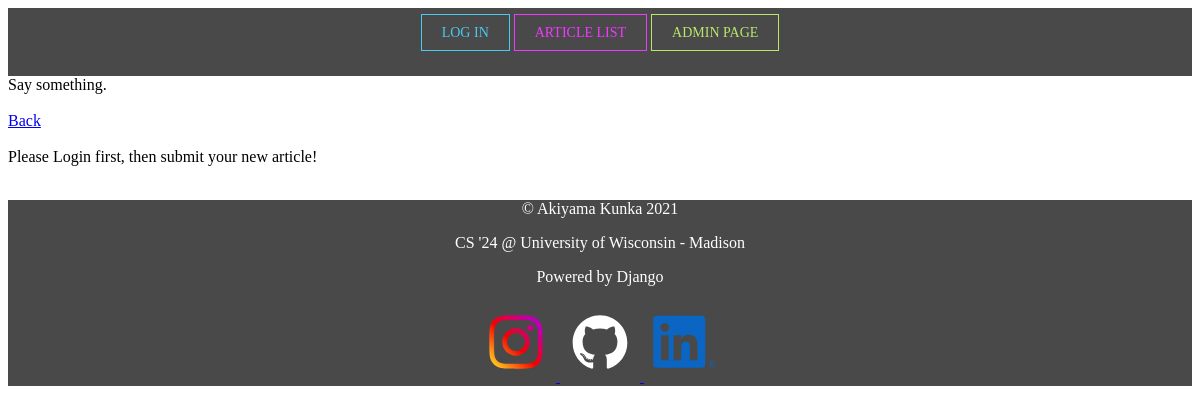
Before: /article/article_list/ with the older database file.
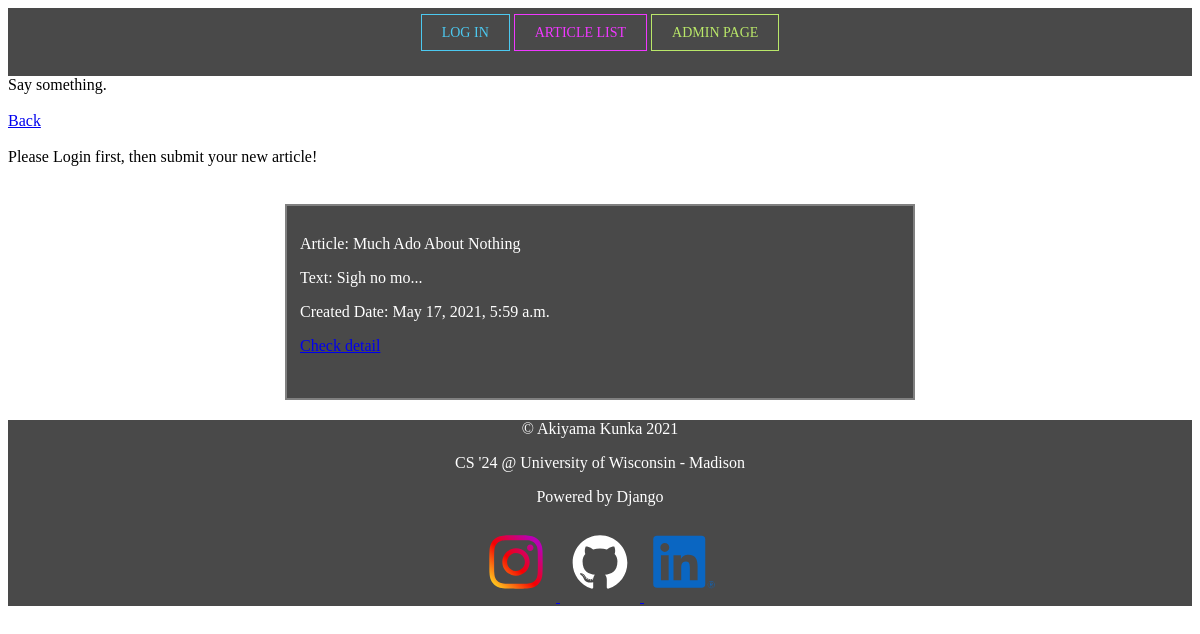
After: the same page with the newer database file.
### article/models.py (models this page shows, shortened)
class ArticlePost(models.Model):
    author = models.ForeignKey(User, on_delete=models.CASCADE, null=True)
    title = models.CharField(max_length=100)
    body = models.TextField()
    created = models.DateTimeField(auto_now_add=True) # just like it says, added when it was created
    updated = models.DateTimeField(auto_now=True)
    class Meta:
        ordering = ('-created',)

### article/views.py (the view)
# urls.py: path('article_list/', views.show_list, name='article_list'),
def show_list(request):
    articles = ArticlePost.objects.all()
    context = {'articles' : articles}
    return render(request, 'article_list.html', context)

### templates/article_list.html (shortened to what this page needs)
{% extends 'base.html' %}
{% load staticfiles %}
{% block content %}
    <a href="{% url 'index_page' %}">Back</a> <br>
    <br>
    {% if user.is_authenticated %}
    <a href="{% url 'article:article_submit' %}">Submit a New Article</a>
    <br>
    <p>Here are the tiles of our articles</p><br>
    {% else %}
        Please Login first, then submit your new article! <br><br>
    {% endif %}
    {% for article in articles %}
        <div class="myTest mySetWidth myRelative">
    <p> Article: {{ article.title }}</p>
    <p> Text: {{ article.body|slice:'10' }}...</p>
    <p> Created Date: {{ article.created }}</p>
    <p><a href="{% url 'article:article_detail' article.id %}">Check detail</a></p><br>
    </div>
    {% endfor %}
{% endblock %}

Changed rows visible on the page:
added ArticlePost: title "Much Ado About Nothing", body "Sigh no mo", created "May 17, 2021, 5:59 a.m."
